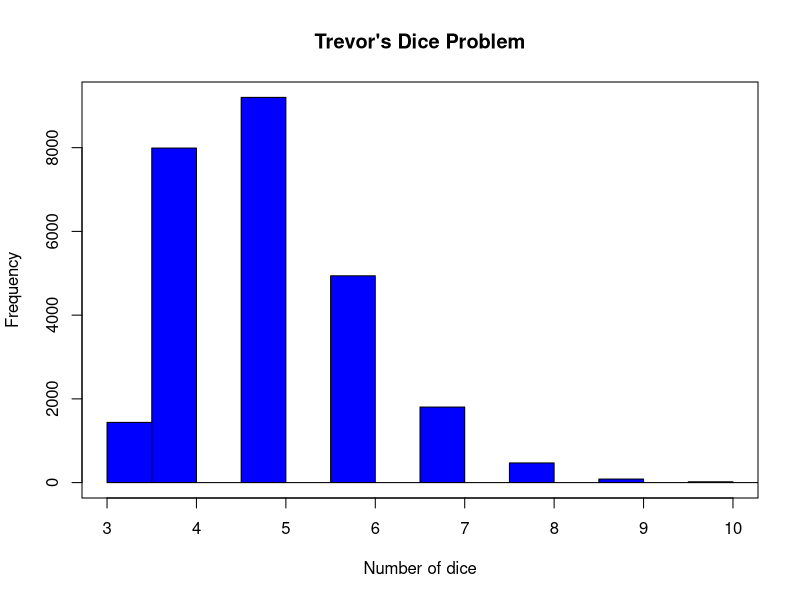
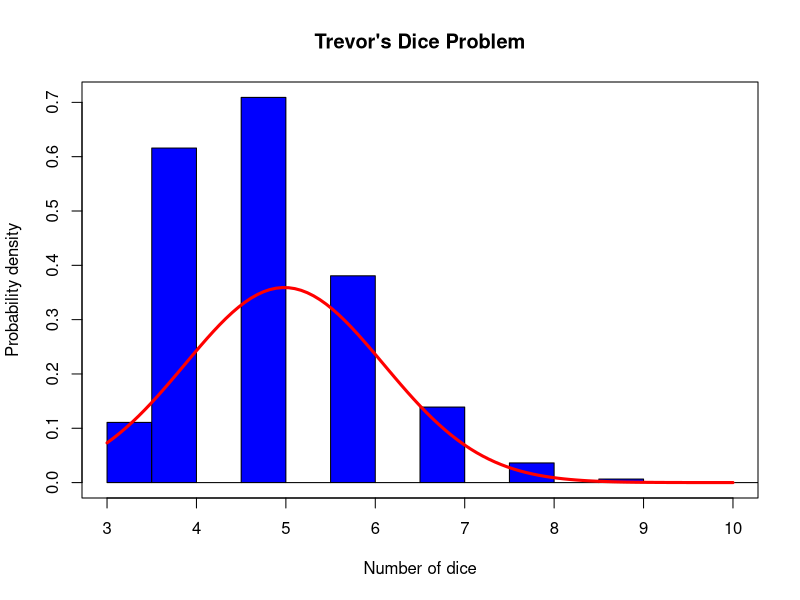

Reproduce these figures in R, in order.
## ---- chunk 1
knitr::opts_chunk$set(echo = TRUE)
## ---- chunk 2
min_dice <- 3 #Minimum number of dice for rolling the specified sum 
max_dice <- 17 #Maximum number of dice for rolling the specified sum
total_value <- 17 #Specified sum of a dice roll
n <- 100000 #Number of experiments
x <- rep(NA,n) #Vector for storing calculated values  
## ---- chunk 3
#Repeat this lopp n-times
for (y in 1:n) {
  
  #Loop for the number of dice i 
  for (i in min_dice:max_dice) {
      
       s <- sum(sample(1:6,i, replace = T)) #Calculate the sum of the dice roll
    
       if (s == total_value){ #Write the number of dice in vector x if the sum of the dice roll equals to 17
          x[i+y] <- i 
        }
    }
}
## ---- chunk 4
hist(x,
     main = "Trevor's Dice Problem",
     xlab = "Number of dice",
     ylab = "Frequency",
     col  = "blue",
     xlim = c(3,10),
     freq = TRUE) #Frequencies are plotted

box()
## ---- chunk 5
hist(x,
     main = "Trevor's Dice Problem",
     xlab = "Number of dice",
     ylab = "Probability density",
     col  = "blue",
     xlim = c(3,10),
     freq = FALSE) #Probability densities are plotted


m <- mean(x, na.rm = TRUE) #na.rm = TRUE: NA vlues should be stripped before the computation proceeds
sd <-  sd(x, na.rm = TRUE) 
curve(dnorm(x,m,sd),add=TRUE,lwd=3, col = "red") 

box()
